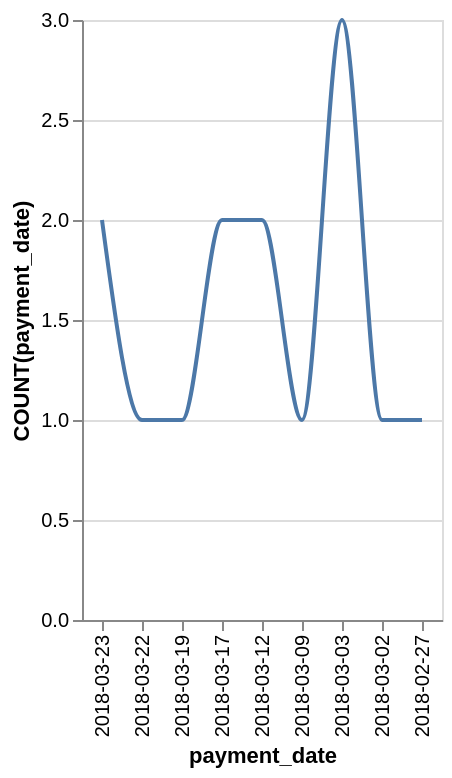

Here is the Vega-Lite specification saved for this chart:
### Vega-Lite specification from a JSON file in a GitHub repository (floating-point values rounded to 4 significant figures)
{"data": {"values": [{"x_data": "2018-02-27", "y_data": 1}, {"x_data": "2018-03-02", "y_data": 1}, {"x_data": "2018-03-03", "y_data": 3}, {"x_data": "2018-03-09", "y_data": 1}, {"x_data": "2018-03-12", "y_data": 2}, {"x_data": "2018-03-17", "y_data": 2}, {"x_data": "2018-03-19", "y_data": 1}, {"x_data": "2018-03-22", "y_data": 1}, {"x_data": "2018-03-23", "y_data": 2}]}, "mark": {"type": "line", "interpolate": "monotone"}, "encoding": {"x": {"field": "x_data", "type": "nominal", "title": "payment_date", "sort": "descending"}, "y": {"field": "y_data", "type": "quantitative", "title": "COUNT(payment_date)"}}}
